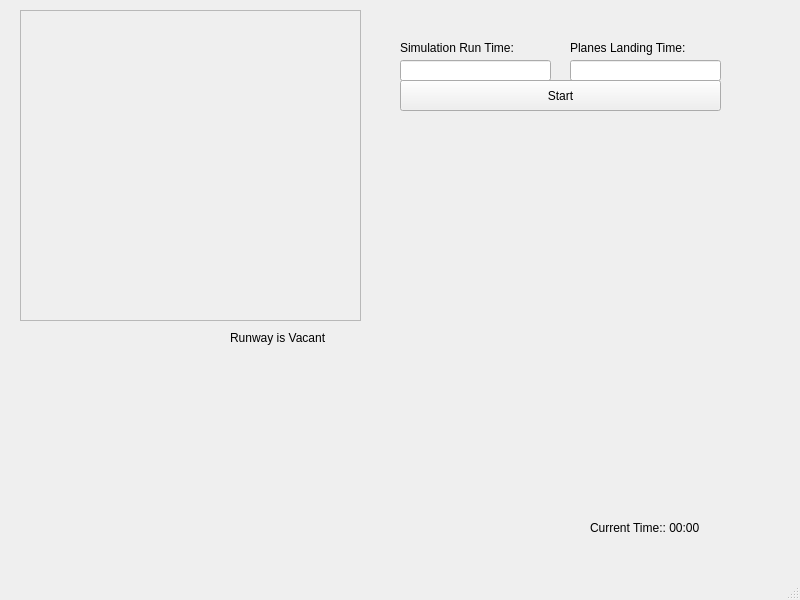
<?xml version="1.0" encoding="UTF-8"?>
<ui version="4.0">
 <class>MainWindow</class>
 <widget class="QMainWindow" name="MainWindow">
  <property name="geometry">
   <rect>
    <x>0</x>
    <y>0</y>
    <width>800</width>
    <height>600</height>
   </rect>
  </property>
  <property name="windowTitle">
   <string>MainWindow</string>
  </property>
  <widget class="QWidget" name="centralwidget">
   <widget class="QScrollArea" name="scrollArea">
    <property name="geometry">
     <rect>
      <x>20</x>
      <y>10</y>
      <width>341</width>
      <height>311</height>
     </rect>
    </property>
    <property name="widgetResizable">
     <bool>true</bool>
    </property>
    <widget class="QWidget" name="scrollAreaWidgetContents">
     <property name="geometry">
      <rect>
       <x>0</x>
       <y>0</y>
       <width>339</width>
       <height>309</height>
      </rect>
     </property>
     <layout class="QGridLayout" name="gridLayout">
      <item row="0" column="0">
       <widget class="QLabel" name="activityLog">
        <property name="text">
         <string/>
        </property>
        <property name="wordWrap">
         <bool>true</bool>
        </property>
       </widget>
      </item>
     </layout>
    </widget>
   </widget>
   <widget class="QLabel" name="label_2">
    <property name="geometry">
     <rect>
      <x>400</x>
      <y>40</y>
      <width>151</width>
      <height>16</height>
     </rect>
    </property>
    <property name="text">
     <string>Simulation Run Time:</string>
    </property>
   </widget>
   <widget class="QLineEdit" name="runTimeLabel">
    <property name="geometry">
     <rect>
      <x>400</x>
      <y>60</y>
      <width>151</width>
      <height>21</height>
     </rect>
    </property>
   </widget>
   <widget class="QLineEdit" name="landTimeLabel">
    <property name="geometry">
     <rect>
      <x>570</x>
      <y>60</y>
      <width>151</width>
      <height>21</height>
     </rect>
    </property>
   </widget>
   <widget class="QLabel" name="label_3">
    <property name="geometry">
     <rect>
      <x>570</x>
      <y>40</y>
      <width>151</width>
      <height>16</height>
     </rect>
    </property>
    <property name="text">
     <string>Planes Landing Time:</string>
    </property>
   </widget>
   <widget class="QPushButton" name="startButton">
    <property name="geometry">
     <rect>
      <x>400</x>
      <y>80</y>
      <width>321</width>
      <height>31</height>
     </rect>
    </property>
    <property name="text">
     <string>Start</string>
    </property>
   </widget>
   <widget class="QLabel" name="CurrentTimeLabel">
    <property name="geometry">
     <rect>
      <x>590</x>
      <y>520</y>
      <width>171</width>
      <height>16</height>
     </rect>
    </property>
    <property name="text">
     <string>Current Time:: 00:00</string>
    </property>
   </widget>
   <widget class="QLabel" name="avgLbl">
    <property name="geometry">
     <rect>
      <x>200</x>
      <y>370</y>
      <width>391</width>
      <height>71</height>
     </rect>
    </property>
    <property name="text">
     <string/>
    </property>
   </widget>
   <widget class="QLabel" name="runwayLab">
    <property name="geometry">
     <rect>
      <x>230</x>
      <y>330</y>
      <width>131</width>
      <height>16</height>
     </rect>
    </property>
    <property name="text">
     <string>Runway is Vacant</string>
    </property>
   </widget>
   <widget class="QLabel" name="CrowdedLabel">
    <property name="geometry">
     <rect>
      <x>20</x>
      <y>380</y>
      <width>271</width>
      <height>51</height>
     </rect>
    </property>
    <property name="text">
     <string/>
    </property>
   </widget>
  </widget>
  <widget class="QMenuBar" name="menubar">
   <property name="geometry">
    <rect>
     <x>0</x>
     <y>0</y>
     <width>800</width>
     <height>22</height>
    </rect>
   </property>
  </widget>
  <widget class="QStatusBar" name="statusbar"/>
 </widget>
 <resources/>
 <connections/>
</ui>
